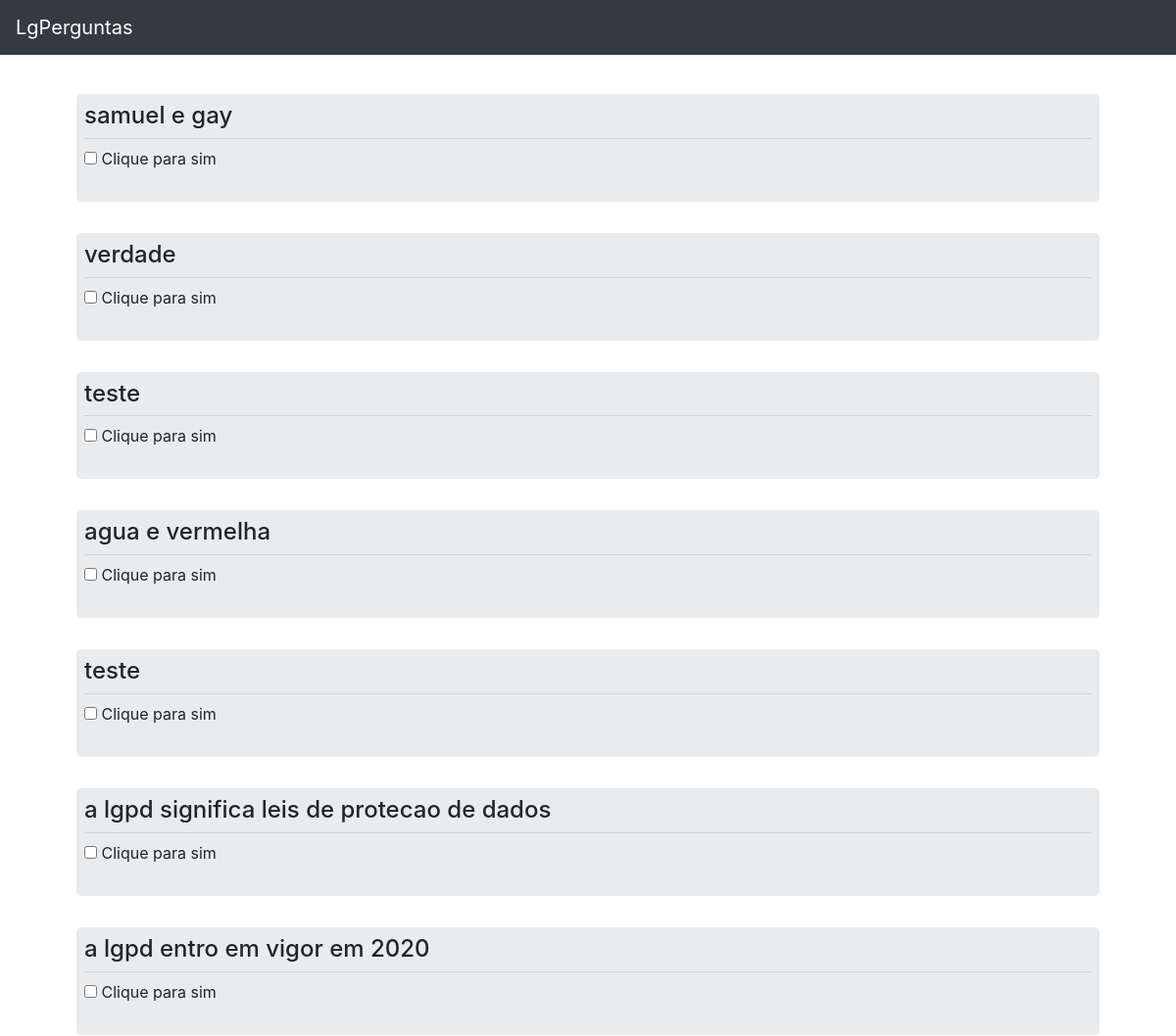
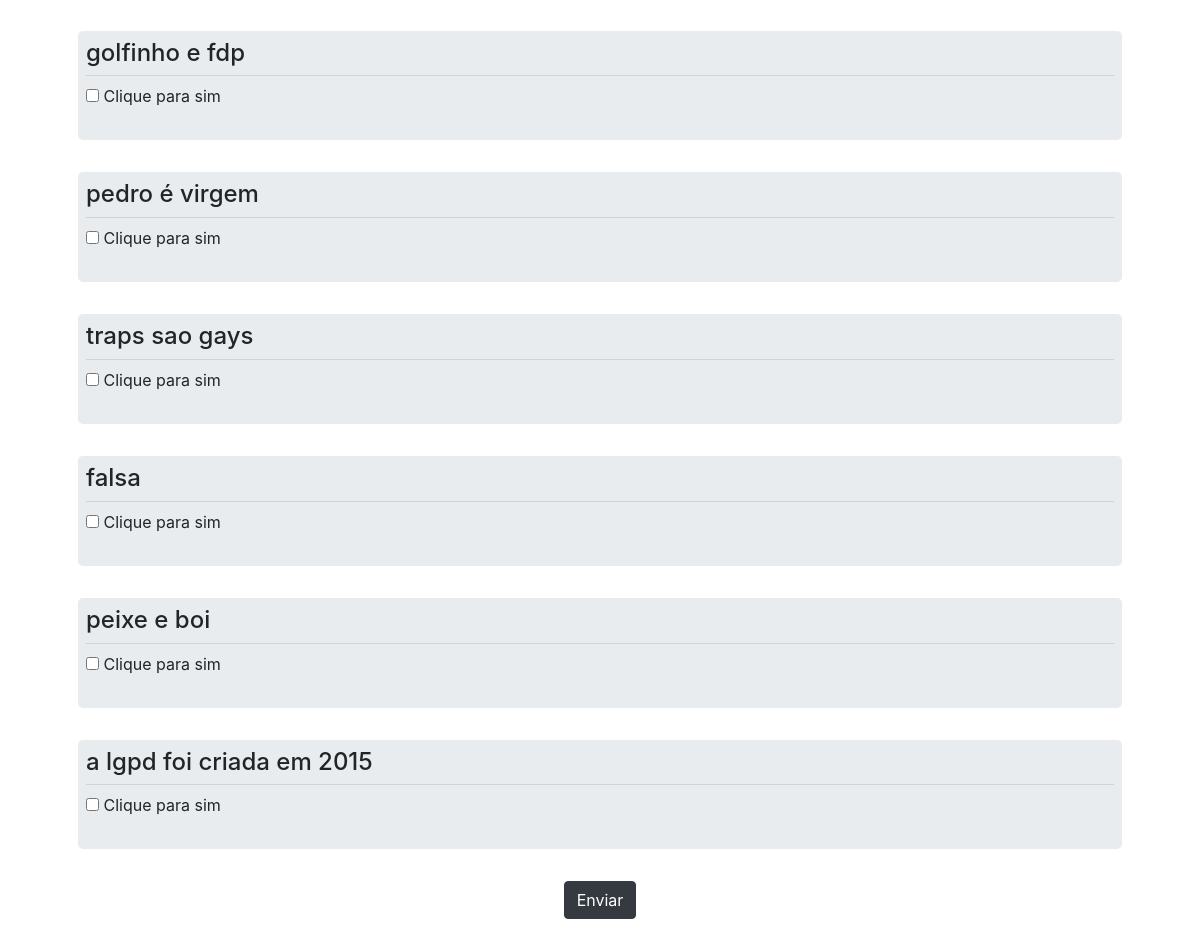
The app's page /jogo/, older data (2 pictures, top to bottom).
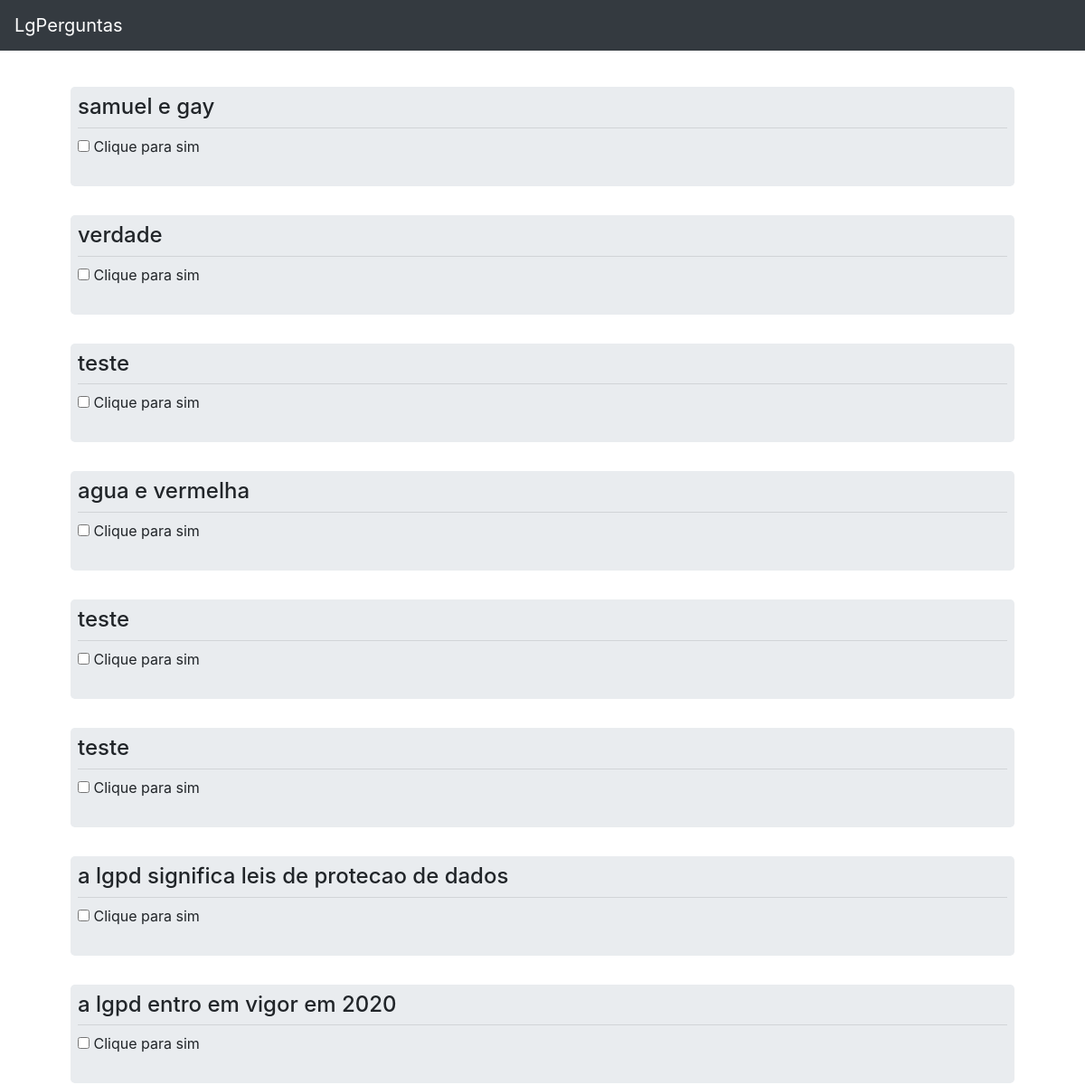
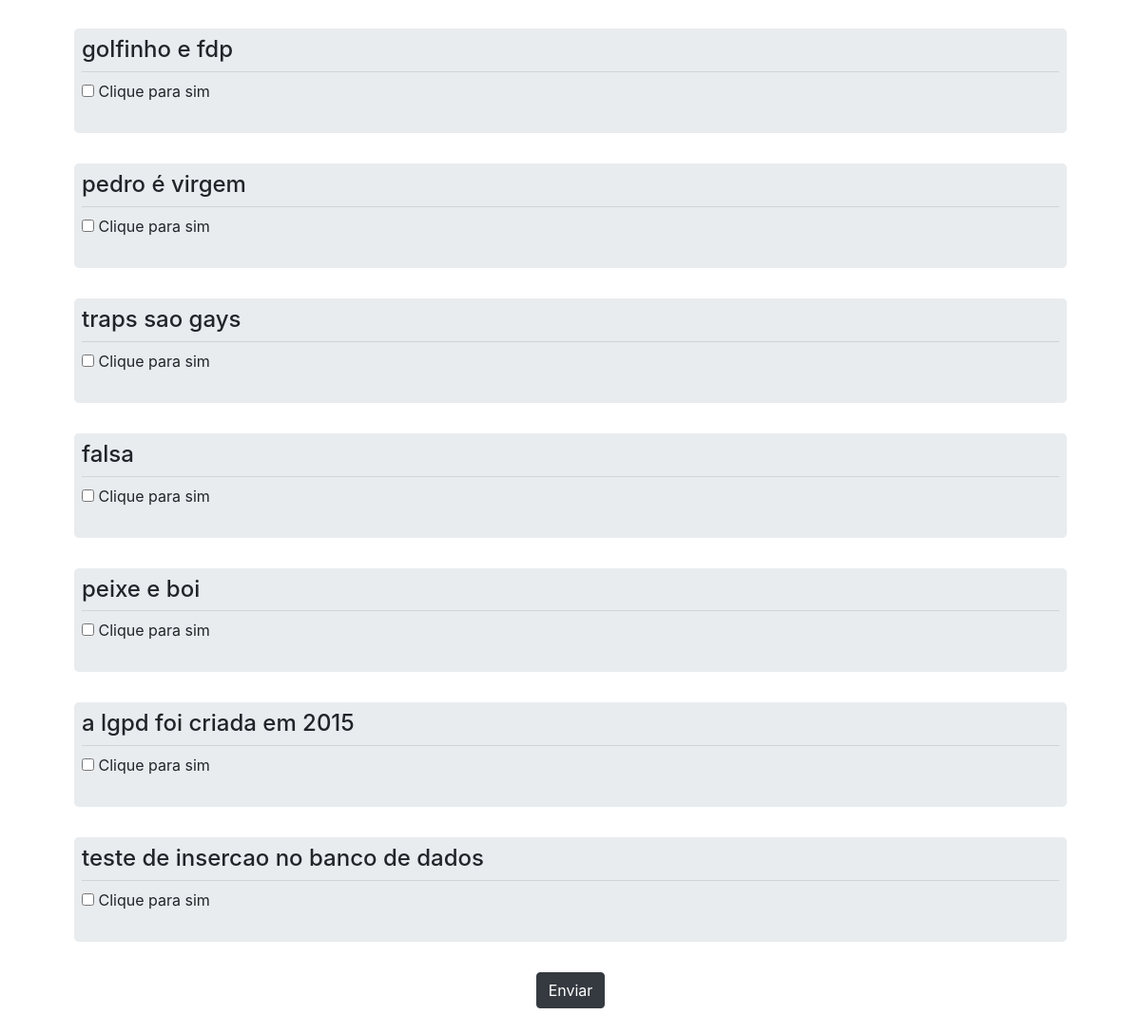
The same page, newer data (2 pictures, top to bottom).
### app/models.py (models this page shows)
class PerguntaSimples (models.Model):
    descricao = models.CharField(max_length=254)
    resposta =  models.BooleanField()

### app/views.py (the view)
# urls.py: path('jogo/',views.jogo),
def jogo(request):
    data = {}
    try:
        data['perguntas'] = PerguntaSimples.objects.all().order_by('?')
        return render(request,'jogo.html',data)
    except:
        return render(request,'jogo.html',data)
    return render(request,'jogo.html',data)

### app/templates/jogo.html (shortened to what this page needs)
{% extends 'template.html' %}
{% block content %}
<div class="container my-5 p-5">
    <div class="row">
        <div class="col-md-12">
            <form action="../validar_resposta/" method="POST">
                {%for pergunta in perguntas %}
                <div class="row">
                    <div class="col-md-12">
                        <div class="jumbotron p-2">
                            <p class="h4">{{pergunta.descricao}}</p>
                            <hr class="my-2">
                            <div class="form-group">
                                <input type="checkbox"name="resposta" value="{{pergunta.id}}">
                                <label for="">Clique para sim </label>
                            </div>
                        </div>
                    </div>
                </div>
                {% endfor %}
                <div class="row">
                    <div class="col-md-12 text-center">
                        <button type="submit" class="btn btn-dark">Enviar</button>
                    </div>
                </div>
            </form>
        </div>
    </div>
</div>
{% endblock %}

### app/templates/template.html (shortened to what this page needs)
<!doctype html>
<html lang="en">
  <head>
    <link rel="stylesheet" href="https://stackpath.bootstrapcdn.com/bootstrap/4.4.1/css/bootstrap.min.css">
  </head>
  <body>
    <nav class="navbar navbar-expand-lg navbar-dark bg-dark mb-3  fixed-top">
  <a class="navbar-brand" href="#">LgPerguntas</a>
</nav>
    {% block content%}
    {% endblock %}
  </body>
</html>

Row changes from the older to the newer data that the page shows:
added PerguntaSimples: descricao "teste"
added PerguntaSimples: descricao "teste de insercao no banco de dados"
